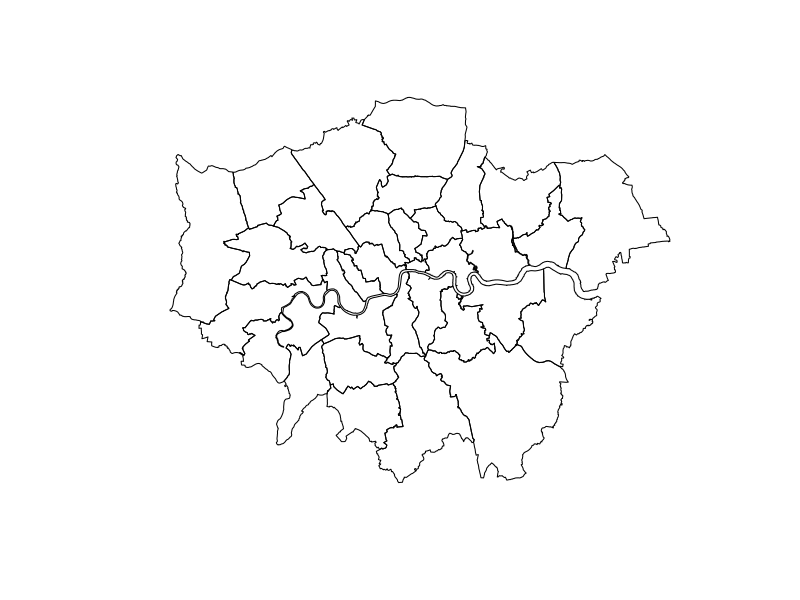

R code for this plot:
library(spData)


### Name: lnd
### Title: The boroughs of London
### Aliases: lnd
### Keywords: datasets sf

### ** Examples

if (requireNamespace("sf", quietly = TRUE)) {
  library(sf)
  data(lnd)
  summary(lnd)
  plot(st_geometry(lnd))
}
